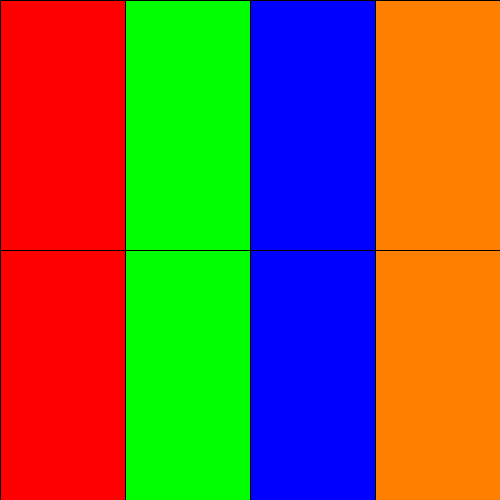
Frame 1 (no input)
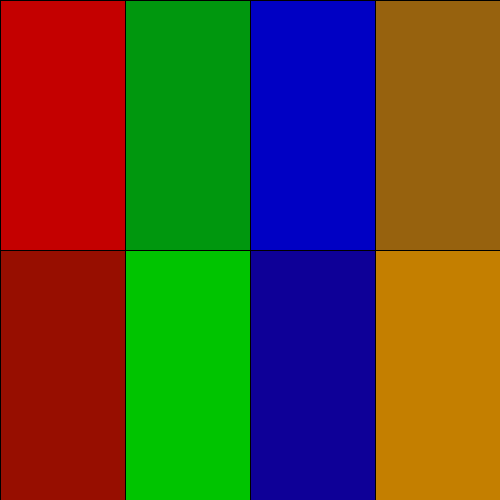
Frame 60 (the mouse pressed at the canvas centre just before this capture)
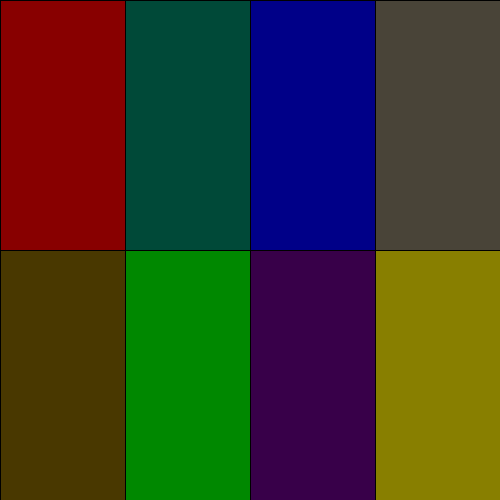
Frame 120 (the mouse held since frame 60 and released just before this capture)

The Processing sketch that drew these frames (run headless with seeded random() and noise(); from frame 60 on, the mouse is pressed at the canvas centre):

// Processing sketch: colores
// ── colores.pde
/*
Creado por: Edgar Moreira
Tema: Colores en Processing
*/
int t = 0;
int v = 255;

void setup(){
  size(500, 500);
}

void draw(){
  background(mouseX/2, mouseY/2, 0);
  /*col 1*/
  fill(v, 0, 0);
  rect(0, 0, width/4, height);
  fill(0, t, 0, t);
  rect(0, height/2, width/4, height);
  /*col 2*/
  fill(0, v, 0);
  rect(width/4, 0, width/4, height);
  fill(0, 0, t, t);
  rect(width/4, 0, width/4, height/2);
  /*col 3*/
  fill(0, 0, v);
  rect(width/2, 0, width/4, height);
  fill(t, 0, 0, t);
  rect(width/2, height/2, width/2, height);
  /*col 4*/
  fill(v, 127, 0);
  rect(3*width/4, 0, width/4, height);
  fill(0, 0, t, t);
  rect(3*width/4, 0, width/4, height/2);
  //fill(255, 255, 0, t);
  //rect(0, height/2, width, height);
  t++;
  v--;
  if(t > 255){
    t = 0;
  }
  if(v < 0){
    v = 255;
  }
}
